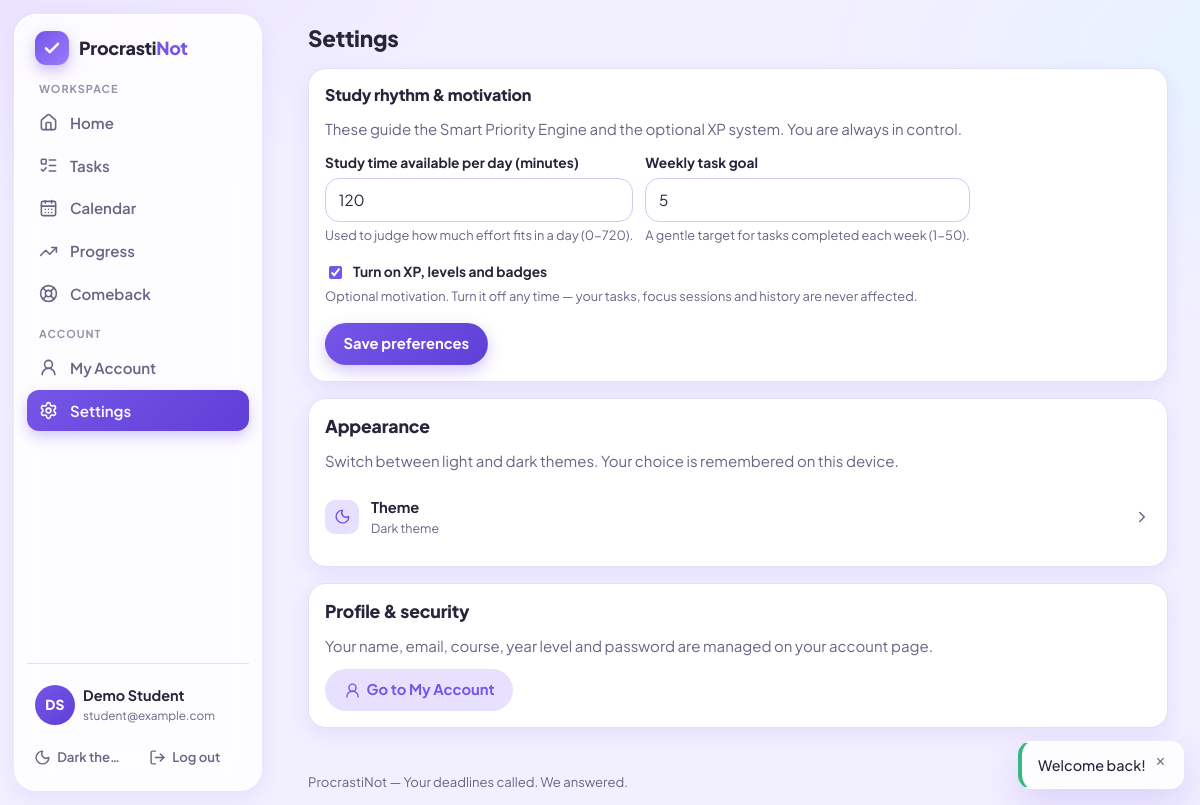
The page /settings.php (signed in) on the database its author committed.
### tables this page shows
CREATE TABLE users (
  id                  INT UNSIGNED NOT NULL AUTO_INCREMENT,
  name                VARCHAR(100) NOT NULL,
  email               VARCHAR(255) NOT NULL,
  password_hash       VARCHAR(255) NOT NULL,
  greeting            VARCHAR(150) DEFAULT NULL,
  course              VARCHAR(120) DEFAULT NULL
                        COMMENT 'Optional: course or programme the student is in',
  year_level          VARCHAR(40) DEFAULT NULL
                        COMMENT 'Optional: free-text year level, e.g. "Year 2"',
  daily_study_minutes INT UNSIGNED DEFAULT NULL
                        COMMENT 'Self-reported study time per day, used by the priority engine',
  weekly_goal         SMALLINT UNSIGNED NOT NULL DEFAULT 5
                        COMMENT 'Target number of tasks to complete each week',
  xp_enabled          TINYINT(1) NOT NULL DEFAULT 1
                        COMMENT 'Students may switch gamification off entirely',
  created_at          DATETIME NOT NULL DEFAULT CURRENT_TIMESTAMP,
  updated_at          DATETIME NOT NULL DEFAULT CURRENT_TIMESTAMP ON UPDATE CURRENT_TIMESTAMP,
  PRIMARY KEY (id),
  UNIQUE KEY uq_users_email (email)
);

### includes/layout.php (called while the page is built, shortened)
<?php
function primary_nav_items(string $current): array
{
    $items = [
        ['id' => 'dashboard', 'label' => 'Home',      'icon' => 'home',            'href' => 'dashboard.php'],
        ['id' => 'tasks',     'label' => 'Tasks',     'icon' => 'list-todo',       'href' => 'tasks.php'],
        ['id' => 'calendar',  'label' => 'Calendar',  'icon' => 'calendar-days',   'href' => 'calendar.php'],
        ['id' => 'reports',   'label' => 'Progress',  'icon' => 'trending-up',     'href' => 'reports.php'],
        ['id' => 'comeback',  'label' => 'Comeback',  'icon' => 'life-buoy',       'href' => 'comeback.php'],
    ];
    return $items;
}
function account_nav_items(string $current): array
{
    $items = [
        ['id' => 'account',  'label' => 'My Account', 'icon' => 'user-round', 'href' => 'account.php'],
        ['id' => 'settings', 'label' => 'Settings',   'icon' => 'settings',   'href' => 'settings.php'],
    ];
    return $items;
}
function nav_groups(string $current): array
{
    return [
        ['label' => 'Workspace', 'items' => primary_nav_items($current)],
        ['label' => 'Account',   'items' => account_nav_items($current)],
    ];
}

### config/database.php (called while the page is built, shortened)
<?php
function db(): PDO
{
    static $pdo = null;
    if ($pdo instanceof PDO) {
        return $pdo;
    }
    $dsn = 'mysql:host=' . DB_HOST . ';dbname=' . DB_NAME . ';charset=utf8mb4';
    try {
        $pdo = new PDO($dsn, DB_USER, DB_PASS, [
            PDO::ATTR_ERRMODE            => PDO::ERRMODE_EXCEPTION,
            PDO::ATTR_DEFAULT_FETCH_MODE => PDO::FETCH_ASSOC,
            PDO::ATTR_EMULATE_PREPARES   => false,
        ]);
    } catch (PDOException $ex) {
        error_log('Database connection failed: ' . $ex->getMessage());
        http_response_code(500);
        echo '<!DOCTYPE html><html lang="en"><head><meta charset="utf-8">'
            . '<title>ProcrastiNot - Database error</title></head><body>'
            . '<h1>Database connection failed</h1>'
            . '<p>ProcrastiNot could not connect to MySQL. Make sure MySQL is '
            . 'running in the XAMPP Control Panel and that you imported '
            . '<code>database.sql</code> through phpMyAdmin. '
            . 'See the <em>Troubleshooting</em> section of the README.</p>'
            . '</body></html>';
        exit;
    }
    return $pdo;
}

### settings.php (the view, shortened to what this page needs)
<?php
$user = require_login();
$userId = (int) $user['id'];
$stmt = db()->prepare(
    'SELECT id, name, email, daily_study_minutes, weekly_goal, xp_enabled
     FROM users WHERE id = ? LIMIT 1'
);
$stmt->execute([$userId]);
$user = $stmt->fetch();
$pageTitle = 'Settings';
$currentPage = 'settings';
require __DIR__ . '/includes/header.php';
?>
<section class="card" aria-labelledby="preferences-heading">
  <div class="card-head">
    <h2 id="preferences-heading">Study rhythm &amp; motivation</h2>
  </div>
  <p class="muted">These guide the Smart Priority Engine and the optional XP system. You are always in control.</p>
  <form method="post" action="settings.php" class="form">
    <div class="form-row">
      <div class="field">
        <label for="daily_study_minutes">Study time available per day (minutes)</label>
        <input type="number" id="daily_study_minutes" name="daily_study_minutes"
               min="0" max="720" step="15"
               value="<?= (int) ($user['daily_study_minutes'] ?? 120) ?>"
               aria-describedby="study-help">
        <p class="field-help" id="study-help">Used to judge how much effort fits in a day (0-720).</p>
      </div>
      <div class="field">
        <label for="weekly_goal">Weekly task goal</label>
        <input type="number" id="weekly_goal" name="weekly_goal"
               min="1" max="50" step="1"
               value="<?= (int) ($user['weekly_goal'] ?? 5) ?>"
               aria-describedby="goal-help">
        <p class="field-help" id="goal-help">A gentle target for tasks completed each week (1-50).</p>
      </div>
    </div>
    <div class="field field-checkbox">
      <label for="xp_enabled">
        <input type="checkbox" id="xp_enabled" name="xp_enabled" value="1"
               <?= (int) ($user['xp_enabled'] ?? 1) === 1 ? 'checked' : '' ?>>
        Turn on XP, levels and badges
      </label>
      <p class="field-help">Optional motivation. Turn it off any time &mdash; your tasks, focus sessions and history are never affected.</p>
    </div>
    <div class="form-actions">
      <button type="submit" class="btn btn-primary">Save preferences</button>
    </div>
  </form>
</section>
<section class="card" aria-labelledby="appearance-heading">
  <h2 id="appearance-heading">Appearance</h2>
  <p class="muted">Switch between light and dark themes. Your choice is remembered on this device.</p>
  <button class="pref-row" type="button" data-theme-toggle>
    <span class="pref-row-icon"><span data-lucide="sun-moon" aria-hidden="true"></span></span>
    <span class="pref-row-text">
      <span class="pref-row-title">Theme</span>
      <span class="pref-row-sub" data-theme-label>Dark theme</span>
    </span>
    <span data-lucide="chevron-right" aria-hidden="true"></span>
  </button>
</section>
<section class="card" aria-labelledby="account-link-heading">
  <h2 id="account-link-heading">Profile &amp; security</h2>
  <p class="muted">Your name, email, course, year level and password are managed on your account page.</p>
  <div class="form-actions">
    <a class="btn btn-secondary" href="account.php">
      <span data-lucide="user-round" aria-hidden="true"></span> Go to My Account
    </a>
  </div>
</section>
<?php require __DIR__ . '/includes/footer.php'; ?>

### includes/header.php (shortened to what this page needs)
<?php
require_once __DIR__ . '/layout.php';
?>
<!DOCTYPE html>
<html lang="en">
<head>
<link rel="stylesheet" href="assets/css/style.css">
</head>
<body class="app-body" data-page="<?= e($currentPage) ?>">
<div class="app-shell">
  <aside class="sidebar" id="sidebar" aria-label="Main navigation">
    <div class="sidebar-brand"><?= brand_wordmark() ?></div>
    <nav class="sidebar-nav" aria-label="Workspace">
      <?php foreach (nav_groups($currentPage) as $group): ?>
      <p class="sidebar-group-label"><?= e($group['label']) ?></p>
      <ul>
        <?php foreach ($group['items'] as $item): ?>
        <li>
          <a href="<?= e($item['href']) ?>" class="sidebar-link<?= $item['active'] ? ' is-active' : '' ?>"
             title="<?= e($item['label']) ?>"
             <?= $item['active'] ? 'aria-current="page"' : '' ?>>
            <span data-lucide="<?= e($item['icon']) ?>" aria-hidden="true"></span>
            <span class="sidebar-link-label"><?= e($item['label']) ?></span>
          </a>
        </li>
        <?php endforeach; ?>
      </ul>
      <?php endforeach; ?>
    </nav>
    <div class="sidebar-account">
      <a class="sidebar-user" href="account.php">
        <?= user_avatar($user, 'md') ?>
        <span class="sidebar-user-text">
          <span class="sidebar-user-name"><?= e($user['name']) ?></span>
          <span class="sidebar-user-email"><?= e($user['email']) ?></span>
        </span>
      </a>
      <div class="sidebar-account-actions">
        <button class="sidebar-icon-btn" type="button" data-theme-toggle aria-label="Switch to dark theme" title="Switch theme">
          <span data-lucide="moon" aria-hidden="true"></span>
          <span class="sidebar-link-label" data-theme-label>Theme</span>
        </button>
        <a class="sidebar-icon-btn" href="logout.php" title="Log out">
          <span data-lucide="log-out" aria-hidden="true"></span>
          <span class="sidebar-link-label">Log out</span>
        </a>
      </div>
    </div>
  </aside>
  <div class="main-wrap">
    <header class="topbar">
      <h1 class="topbar-title"><?= e($pageTitle) ?></h1>
    </header>
    <main class="main" id="main-content">

### includes/functions.php (shortened to what this page needs)
<?php
function brand_wordmark(string $size = 'md'): string
{
    $class = 'brand' . ($size === 'lg' ? ' brand-lg' : '');
    return '<span class="' . $class . '">'
        . '<span class="brand-mark" aria-hidden="true">'
        . '<svg viewBox="0 0 24 24" fill="none" stroke="currentColor" stroke-width="3.4"'
        . ' stroke-linecap="round" stroke-linejoin="round"><path d="M4 12.5l5 5L20 6.5"/></svg>'
        . '</span>'
        . '<span class="brand-text">Procrasti<span class="brand-accent">Not</span></span>'
        . '</span>';
}
function e(?string $value): string
{
    return htmlspecialchars((string) $value, ENT_QUOTES, 'UTF-8');
}
function user_initials(?string $name): string
{
    $name = trim((string) $name);
    $parts = preg_split('/\s+/', $name) ?: [];
    $first = mb_substr($parts[0] ?? '', 0, 1);
    $last  = count($parts) > 1 ? mb_substr((string) end($parts), 0, 1) : '';
    $initials = mb_strtoupper($first . $last);
    return $initials !== '' ? $initials : '?';
}
function user_avatar(?array $user, string $size = 'sm'): string
{
    $name = is_array($user) ? ($user['name'] ?? '') : '';
    $class = 'avatar avatar-' . preg_replace('/[^a-z]/', '', $size);
    return '<span class="' . $class . '" aria-hidden="true">'
        . e(user_initials((string) $name)) . '</span>';
}

### rows shown on the page
users: name "DS", name "Demo Student", email "student@example.com", daily_study_minutes "120", weekly_goal "5", xp_enabled "☑"

### other values the page prints
$group['label'] "WORKSPACE"
$item['label'] "Home"
$item['label'] "Tasks"
$item['label'] "Calendar"
$item['label'] "Progress"
$item['label'] "Comeback"
$group['label'] "ACCOUNT"
$item['label'] "My Account"
$item['label'] "Settings"
$pageTitle "Settings"
app_name() "ProcrastiNot"
app_tagline() "Your deadlines called. We answered."
